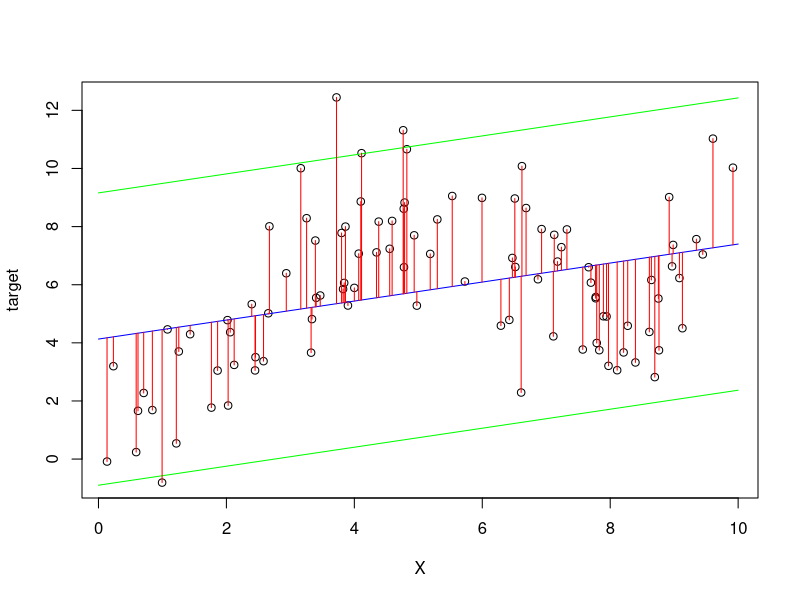
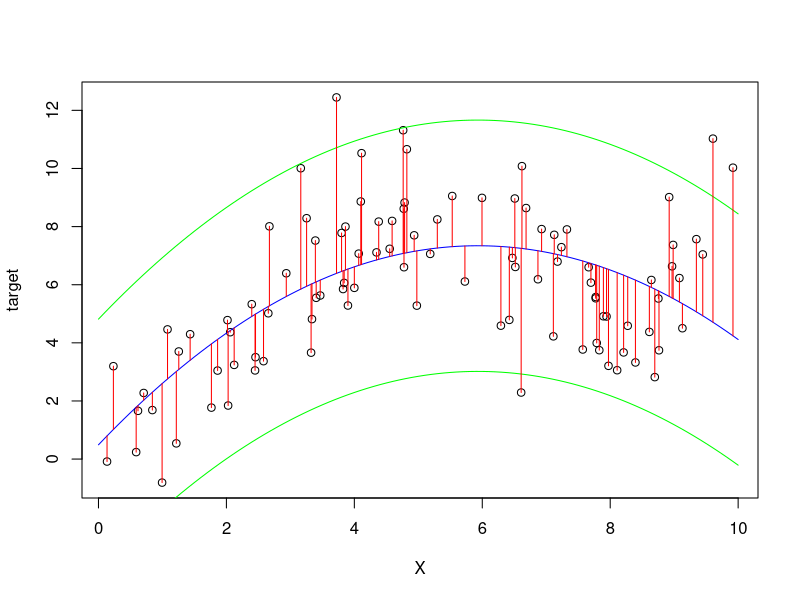
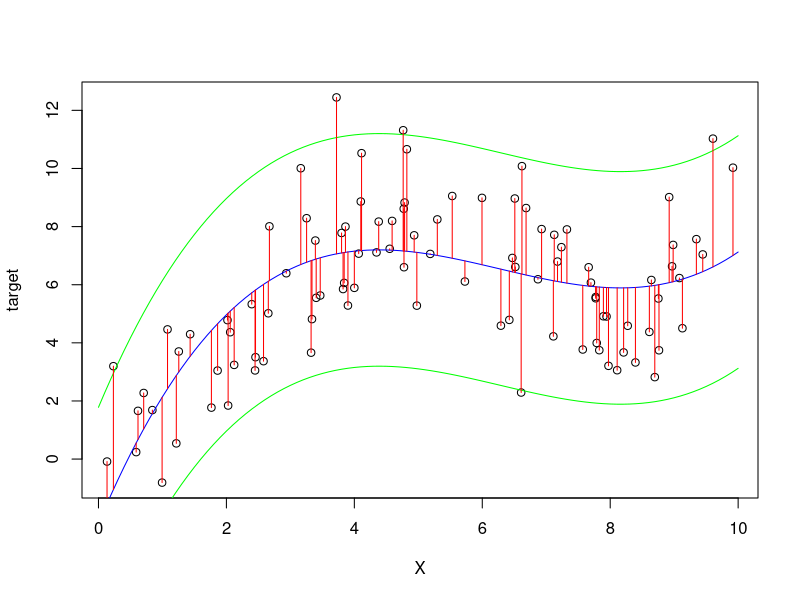
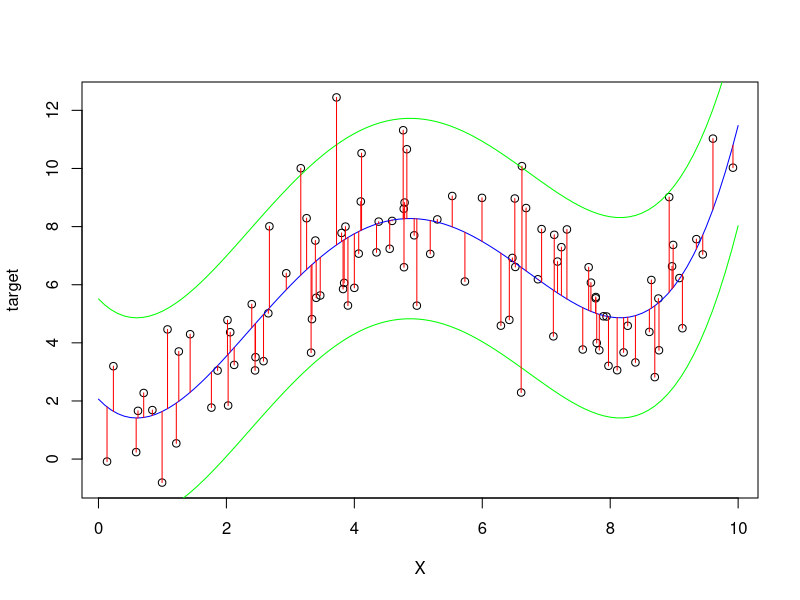
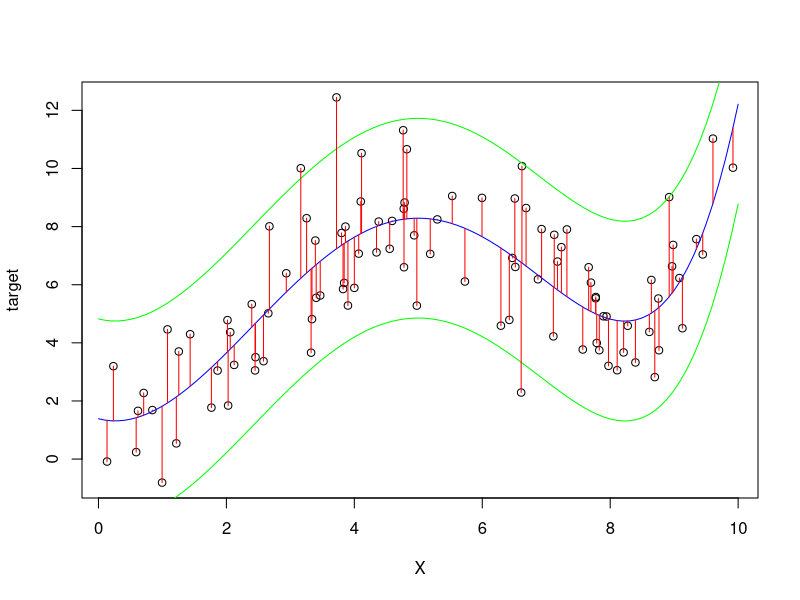
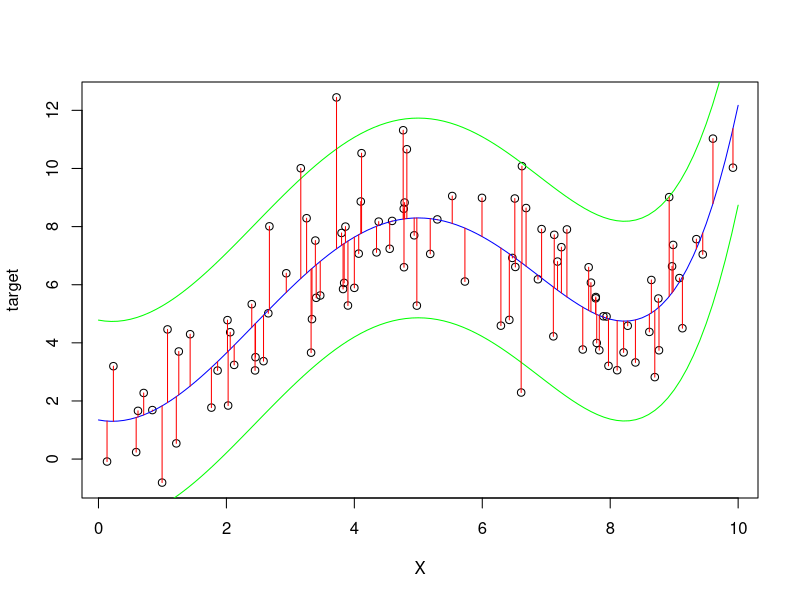

Write the R code that produced these figures, in order.

# Excercise 2
# Question 1

## Config
set.seed(0)

# Libs
library(nnet)

## Data
getPoly4 = function(n=100) {
  set.seed(0)
  X=runif(n,0,10)
  Y=X+X^2-.25*X^3+.015*X^4+rnorm(n,0,2)
  data.frame(X=X,Y=Y)
}

ds_poly4 <- getPoly4()
head(ds_poly4)

## Linear Regression Model
model_1 <- lm(Y ~ ., ds_poly4)

## Polynomial Regression
model_2_1 <- lm(Y ~ poly(X, 2), ds_poly4)
model_2_2 <- lm(Y ~ poly(X, 3), ds_poly4)
model_2_3 <- lm(Y ~ poly(X, 4), ds_poly4)
model_2_4 <- lm(Y ~ poly(X, 5), ds_poly4)
model_2_5 <- lm(Y ~ poly(X, 6), ds_poly4)

## Neural Networks
set.seed(0)
model_3 <- nnet(Y ~ X, ds_poly4, size = 4, linout = TRUE)

set.seed(1)
model_4 <- nnet(Y ~ X, ds_poly4, size = 4, linout = TRUE)

## Plot models

# We create a function which will allow us to plot the models
# The parameters are:
# model - The model to plot
# features - The input features *as a data frame*.
# target - The target variable *as a vector*
# from, to - The range to plot (we could look at the data to decide this automatically)
# featureNames - The names of the feature
# n - The number of points to use to create the regression curve.
# sigma - The number of residuals standard deviations our confidence intervals will be.
# The ... allows additional arguments to be given which are then passed to the plot function
plotModel=function(model,features,target,from,to,n=100,sigma=2,...) {
  plot(cbind(features,target),...)
  xseq=seq(from,to,(to-from)/n)
  newData=data.frame(X=xseq)
  colnames(newData)=colnames(features)
  p=predict(model,newData)
  points(xseq,p,type="l",col="blue")
  est=predict(model,features)
  err=target-est
  s=sqrt(sum(err^2)/(length(err)-1))
  points(xseq,p-2*s,type="l",col="green")
  points(xseq,p+2*s,type="l",col="green")
  segments(features[,1],target,features[,1],est,col="red")
}

plotModel(model_1, ds_poly4[1], ds_poly4$Y, 0, 10)
plotModel(model_2_1, ds_poly4[1], ds_poly4$Y, 0, 10)
plotModel(model_2_2, ds_poly4[1], ds_poly4$Y, 0, 10)
plotModel(model_2_3, ds_poly4[1], ds_poly4$Y, 0, 10)
plotModel(model_2_4, ds_poly4[1], ds_poly4$Y, 0, 10)
plotModel(model_2_5, ds_poly4[1], ds_poly4$Y, 0, 10)

# Mean Squared Error

mseFunction <- function(myModel) {
  mean((predict(myModel, ds_poly4) - ds_poly4$Y)^2)
}

mseFunction(model_2_1)
mseFunction(model_2_2)
mseFunction(model_2_3)
mseFunction(model_2_4)
mseFunction(model_2_5)


# EOF .

